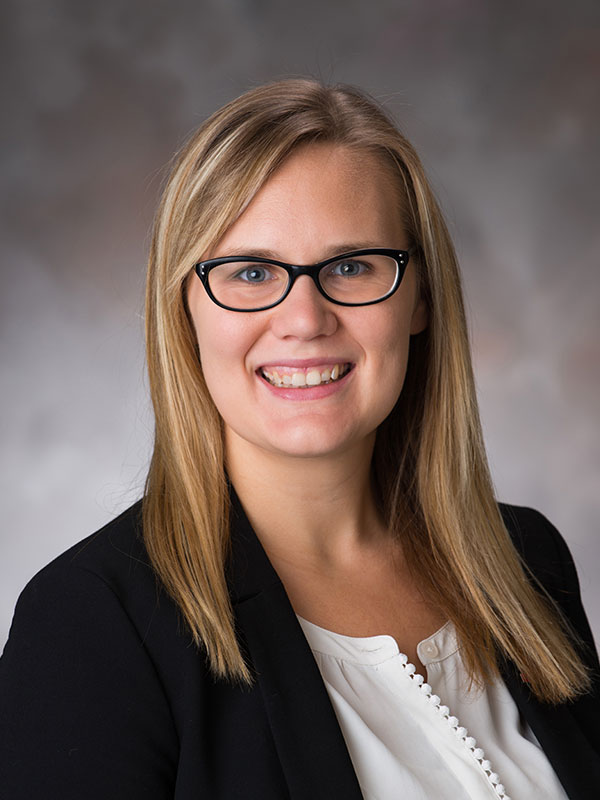
#> input picture process/test_single.jpg, 600 x 800 px
$ python test.py   (older library calls are emulated)
#> lines starting #> are read from the running program, lines starting #| are printed output that depends on the picture
### process/process.py
import os, sys, random
import pathlib
import argparse
from datetime import datetime, date
from time import strftime
from pathlib import Path
from babel.dates import format_datetime

import cv2
from PIL import Image, ImageDraw, ImageFont
import unicodedata

DATA_DIR = pathlib.Path(os.path.abspath(os.path.dirname(__file__)), "data")


# [12 lines left out: function parse_args, not called in this run]


def process(args):
    print("processing")
    image = cv2.imread(args.filename)
#> image is the input picture: shape (800, 600, 3); mean B, G, R 88.6, 94.9, 111.4
    image_gray = cv2.cvtColor(image, cv2.COLOR_BGR2GRAY)
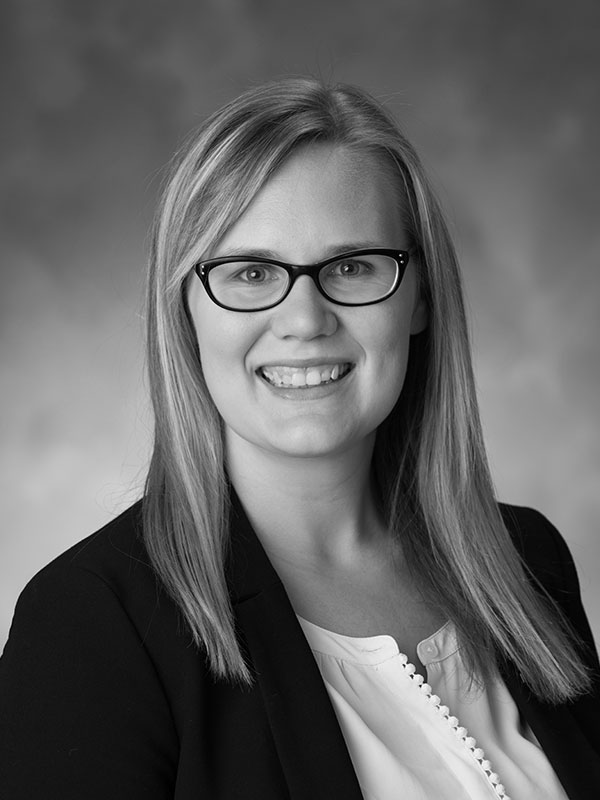
#> image_gray: shape (800, 600); min 0, max 255, mean 99.1
    face_cascade = cv2.CascadeClassifier(
        str(DATA_DIR / "haarcascade_frontalface_default.xml")
    )
    faces = face_cascade.detectMultiScale(image_gray)
#> faces = [[157, 165, 288, 288]]

    n_faces = len(faces)
#> n_faces = 1

    if n_faces < 1:
        raise Exception("No faces found")
    else:
        print(f"{n_faces} faces detected in the image.")
#| 1 faces detected in the image.

    im = Image.open(args.filename)
    draw = ImageDraw.Draw(im)

    # Draw circles
    for x, y, width, height in faces:
        randomFile = random.choice(os.listdir(DATA_DIR / "circles"))
        circle = Image.open(str(DATA_DIR / "circles" / randomFile))
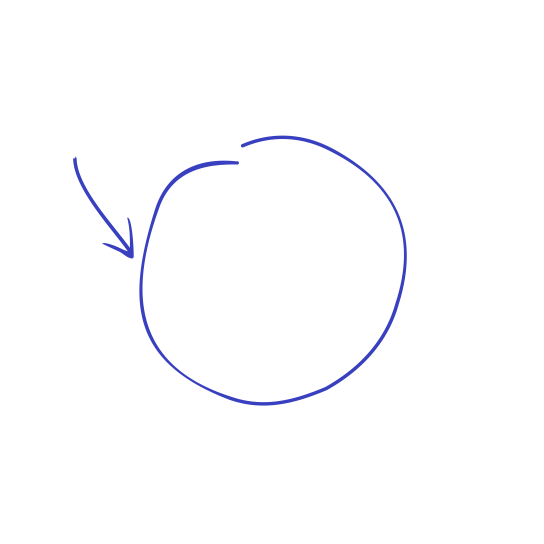
#> input picture process/data/circles/02.png, 1087 x 1087 px (shown at 1/2 size)
#> circle is the input picture: PIL image 1087x1087 RGBA; mean R, G, B, A 0, 0.1, 2.3, 2.2

        circle = circle.resize((width * 2, height * 2), Image.ANTIALIAS)
#> circle: PIL image 576x576 RGBA
        im.paste(circle, (x - width // 2, y - height // 2), circle)

    # Load fonts
    typewriter_font_size = 40
    typewriter_font = ImageFont.truetype(
        str(DATA_DIR / "ttf" / "typewriter.ttf"), typewriter_font_size
    )
    marker_font = ImageFont.truetype(str(DATA_DIR / "ttf" / "marker.ttf"), 50)
    marker_font_large = ImageFont.truetype(str(DATA_DIR / "ttf" / "marker.ttf"), 70)
    marker_color = (13, 16, 153, 230)

    # Draw top sheet of paper
    top_sheet = Image.open(str(DATA_DIR / "paper" / "01.png")).convert("RGBA")
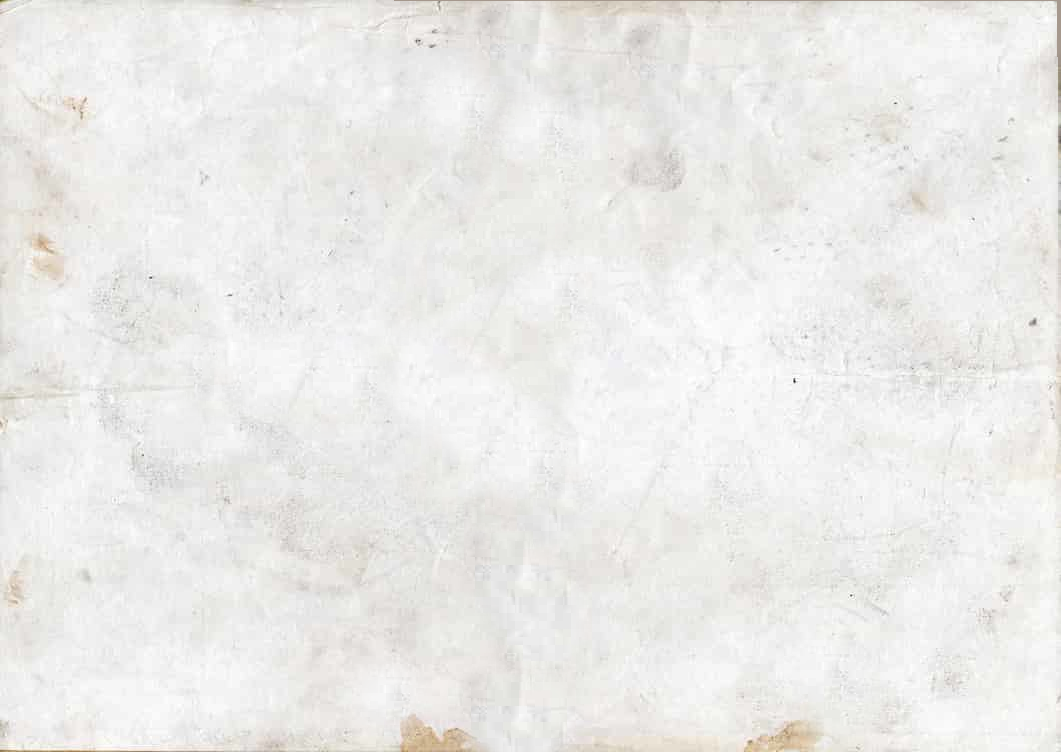
#> input picture process/data/paper/01.png, 1061 x 752 px
    top_sheet = top_sheet.crop((0, 0, top_sheet.width - 300, top_sheet.height - 400))
#> top_sheet: PIL image 761x352 RGBA
    top_txt_layer = Image.new("RGBA", top_sheet.size, (255, 255, 255, 0))
    top_d = ImageDraw.Draw(top_txt_layer)

    top_text_lines = [
        f"Legajo: {args.file}",
        "Nombre: ___________________",
        "En vigilancia",
        "Bajo sospecha: _________",
        "Peligrosidad: _______________ ",
    ]

    for index, line in enumerate(top_text_lines):
        top_d.text(
            (40, 30 + typewriter_font_size * index * 1.35),
            line,
            font=typewriter_font,
            fill=(43, 37, 22, 200),
        )

    top_d.text((410, 185), "Sí", font=marker_font_large, fill=marker_color)
    top_d.text(
        (370, 240),
        random.choice(["Moderada", "Alta"]),
        font=marker_font_large,
        fill=marker_color,
    )

    top_out = Image.alpha_composite(top_sheet, top_txt_layer)

    # Rotate and resize
    top_out = top_out.rotate(random.uniform(-1.5, 1.5), Image.BILINEAR, True)
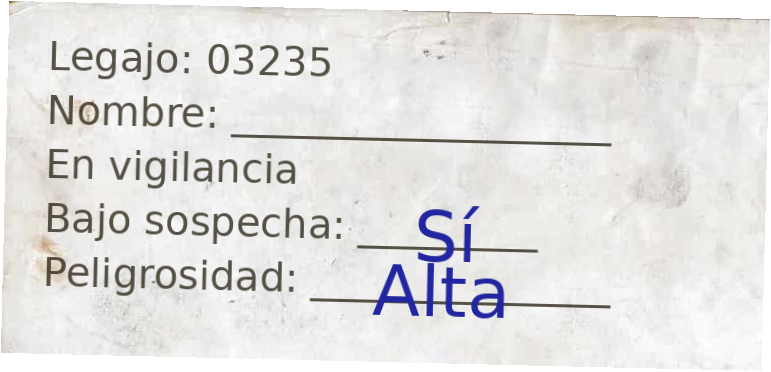
#> top_out: PIL image 771x372 RGBA; mean R, G, B, A 209.9, 209.3, 208.2, 238.2; transparent parts drawn white

    wpercent = im.width / float(top_sheet.size[0])
#> wpercent = 0.788
    hsize = int((float(top_sheet.size[1]) * float(wpercent)))
#> hsize = 277
    top_out = top_out.resize((int(im.width * 0.5), int(hsize * 0.5)), Image.ANTIALIAS)
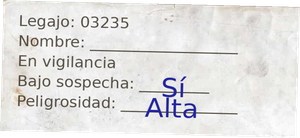
#> top_out: PIL image 300x138 RGBA; mean R, G, B, A 215.4, 214.7, 213.5, 238.2; transparent parts drawn white

    im.paste(
        top_out,
        (
            random.randrange(20, 50),
            20,
        ),
        top_out,
    )

    # Draw bottom sheet of paper
    bottom_sheet = Image.open(str(DATA_DIR / "paper" / "02.png")).convert("RGBA")
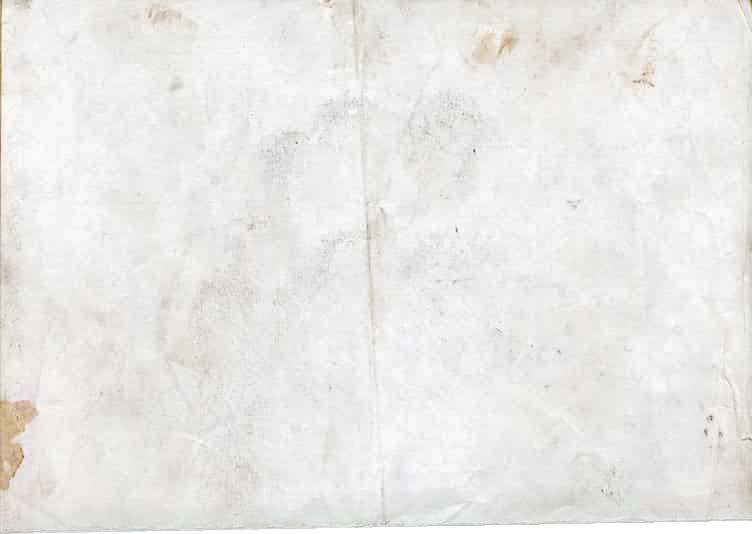
#> input picture process/data/paper/02.png, 752 x 534 px
#> bottom_sheet is the input picture: PIL image 752x534 RGBA; mean R, G, B, A 233.7, 233, 231, 251.9
    bottom_sheet = bottom_sheet.crop(
        (0, 0, bottom_sheet.width, bottom_sheet.height - 100)
    )
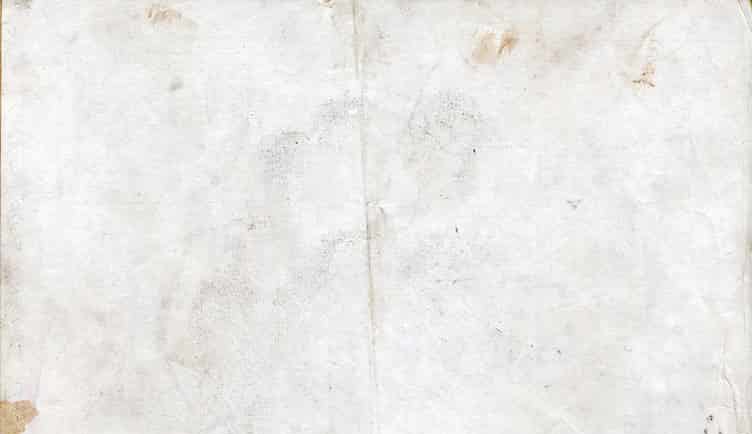
#> bottom_sheet: PIL image 752x434 RGBA; mean R, G, B, A 235, 234.3, 232.4, 255
    bottom_txt_layer = Image.new("RGBA", bottom_sheet.size, (255, 255, 255, 0))
    bottom_d = ImageDraw.Draw(bottom_txt_layer)

    bottom_text_lines = [
        "Lugar de residencia: _____________________",
        "Escuela: ________________________________",
        "Edad aproximada: ________",
        "Merodeo la DIPBA el",
        unicodedata.normalize(
            "NFKD",
            format_datetime(
                datetime.now(), "EEEE d 'de' MMMM 'de' YYYY 'a las' h a", locale="es_AR"
            ),
        ),
        "",
        "",
        "Investigando:",
        "Pariticipación política: _________________",
        "Orientación Sexual: _________________",
        "Círculo social: ________________________",
    ]
    bottom_text_lines.reverse()

    for index, line in enumerate(bottom_text_lines):
        bottom_d.text(
            (
                40,
                bottom_sheet.height
                - typewriter_font_size * 3
                - typewriter_font_size * index * 1.2,
            ),
            line,
            font=typewriter_font,
            fill=(43, 37, 22, 200),
        )

    bottom_d.text((520, 50), args.city, font=marker_font, fill=marker_color)
    bottom_d.text((220, 100), args.school, font=marker_font, fill=marker_color)
    bottom_d.text((460, 150), args.age, font=marker_font, fill=marker_color)

    bottom_out = Image.alpha_composite(bottom_sheet, bottom_txt_layer)

    # Rotate and resize
    bottom_out = bottom_out.rotate(random.uniform(-2.5, 2.5), Image.BILINEAR, True)

    wpercent = im.width / float(bottom_sheet.size[0])
    hsize = int((float(bottom_sheet.size[1]) * float(wpercent)))
    bottom_out = bottom_out.resize(
        (int(im.width * 0.7), int(hsize * 0.7)), Image.ANTIALIAS
    )

    im.paste(
        bottom_out,
        (
            int(im.width / 2) - int(bottom_out.width / 2),
            im.height - bottom_out.height - 20,
        ),
        bottom_out,
    )

    # Draw bottom sheet of paper
    bottom_sheet = Image.open(str(DATA_DIR / "paper" / "01.png")).convert("RGBA")
    bottom_sheet = bottom_sheet.crop(
        (0, 0, bottom_sheet.width, bottom_sheet.height - 100)
    )
    bottom_txt_layer = Image.new("RGBA", bottom_sheet.size, (255, 255, 255, 0))
    bottom_d = ImageDraw.Draw(bottom_txt_layer)

    bottom_text_lines = [
        "Lugar de residencia: _____________________",
        "Escuela: ________________________________",
        "Edad aproximada: ________",
        "Merodeo la DIPBA el",
        unicodedata.normalize(
            "NFKD",
            format_datetime(
                datetime.now(), "EEEE d 'de' MMMM 'de' YYYY 'a las' h a", locale="es_AR"
            ),
        ),
        "",
        "",
        "Investigando:",
        "Pariticipación política: _________________",
        "Orientación Sexual: _________________",
        "Círculo social: ________________________",
    ]
    bottom_text_lines.reverse()

    for index, line in enumerate(bottom_text_lines):
        bottom_d.text(
            (
                40,
                bottom_sheet.height
                - typewriter_font_size * 3
                - typewriter_font_size * index * 1.2,
            ),
            line,
            font=typewriter_font,
            fill=(43, 37, 22, 200),
        )

    marker_color = (13, 16, 153, 230)
    bottom_d.text((520, 50), args.city, font=marker_font, fill=marker_color)
    bottom_d.text((220, 100), args.school, font=marker_font, fill=marker_color)
    bottom_d.text((460, 150), args.age, font=marker_font, fill=marker_color)

    bottom_out = Image.alpha_composite(bottom_sheet, bottom_txt_layer)

    # Rotate and resize
    bottom_out = bottom_out.rotate(random.uniform(-2.5, 2.5), Image.BILINEAR, True)

    wpercent = im.width / float(bottom_sheet.size[0])
    hsize = int((float(bottom_sheet.size[1]) * float(wpercent)))
    bottom_out = bottom_out.resize(
        (int(im.width * 0.7), int(hsize * 0.7)), Image.ANTIALIAS
    )

    im.paste(
        bottom_out,
        (
            int(im.width / 2) - int(bottom_out.width / 2),
            im.height - bottom_out.height - 20,
        ),
        bottom_out,
    )

    # Save file
    today = date.today()
    time = strftime("%H-%M-%S")

    Path(f"{args.outdir}/{today}/").mkdir(parents=True, exist_ok=True)
    im.save(f"{args.outdir}/{today}/{time}.jpg")


# [8 lines that do not run on import are left out]

### process/test.py
#!/usr/bin/env python3

import process
from types import SimpleNamespace

_args = dict(
    filename="./test_single.jpg",
    city="La Plata",
    school="Bachillerato de Bellas Artes",
    age="17",
    file="03235",
)

args = SimpleNamespace(**_args)

try:
    process.process(args)
#> (the call stopped at in process, `bottom_text_lines = [ "Lugar de residencia: _____________________", "E..`: babel is not available in this run)
except Exception as e:
    print(e)
